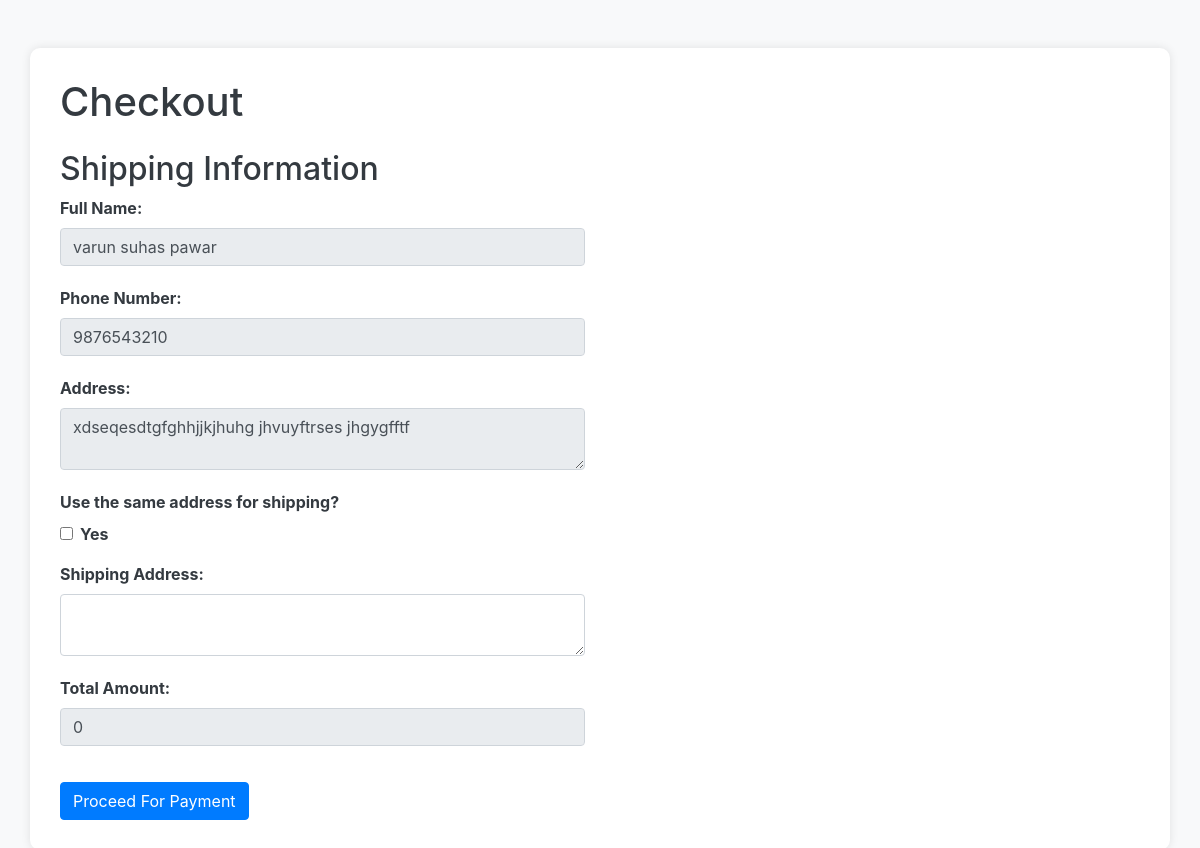
The app's page /proceed.php (signed in) with its own data.
### tables this page shows
CREATE TABLE `users` (
  `user_id` int(11) NOT NULL,
  `username` varchar(255) DEFAULT NULL,
  `email` varchar(255) DEFAULT NULL,
  `password` varchar(255) DEFAULT NULL,
  `full_name` varchar(100) NOT NULL,
  `address` varchar(255) NOT NULL,
  `phone_number` varchar(15) NOT NULL
);

### proceed.php (the view, shortened to what this page needs)
<?php
require_once 'config.php';
$user_id = $_SESSION["id"];
$sql_user = "SELECT full_name, phone_number, address FROM users WHERE user_id = ?";
$stmt_user = $con->prepare($sql_user);
$stmt_user->bind_param("i", $user_id);
$stmt_user->execute();
$result_user = $stmt_user->get_result();
$total_amount = $_SESSION['amount'] ?? 0;
?>
<!DOCTYPE html>
<html lang="en">
<head>
    <link href="https://stackpath.bootstrapcdn.com/bootstrap/4.5.2/css/bootstrap.min.css" rel="stylesheet">
</head>
<body>
   <div class="container mt-5">
    <h1 class="mb-4">Checkout</h1>
    <form action="<?php echo htmlspecialchars($_SERVER["PHP_SELF"]); ?>" method="POST" action="">
        <div class="row">
            <div class="col-md-6">
                <h2>Shipping Information</h2>
                <?php if ($row_user = $result_user->fetch_assoc()) : ?>
                <div class="form-group">
                    <label>Full Name:</label>
                    <input type="text" class="form-control" name="fullname" value="<?php echo $row_user['full_name']; ?>" readonly>
                </div>
                <div class="form-group">
                    <label>Phone Number:</label>
                    <input type="tel" class="form-control" name="phone" value="<?php echo $row_user['phone_number']; ?>" readonly>
                </div>
                <div class="form-group">
                    <label>Address:</label>
                    <textarea class="form-control" name="address" readonly><?php echo $row_user['address']; ?></textarea>
                </div>
                <?php endif; ?>
                <div class="form-group">
                    <label>Use the same address for shipping?</label>
                    <div class="form-check">
                        <input class="form-check-input" type="checkbox" id="same_address_checkbox" name="same_address_checkbox" onchange="showShippingAddress()">
                        <label class="form-check-label" for="same_address_checkbox">Yes</label>
                    </div>
                </div>
                <div class="form-group" id="shipping_address_group" style="display: block;">
                    <label>Shipping Address:</label>
                    <textarea class="form-control" name="shipping_address"  id="shippingAddressTextarea"required ></textarea>
                </div>
                <div class="form-group">
                    <label>Total Amount:</label>
                    <input type="text" class="form-control" name="total_amount" value="<?php echo $total_amount; ?>" readonly>
                </div>
            </div>
        </div>
        <button type="submit" class="btn btn-primary mt-3">Proceed For Payment</button>
    </form>
</div>
</body>
</html>

### proceed.php (style rules this page uses)
body { background-color: #f8f9fa; }
.container { background-color: #ffffff; padding: 30px; border-radius: 10px; box-shadow: 0 0 10px rgba(0, 0, 0, 0.1); }
h1, h2 { color: #343a40; }
label { color: #343a40; font-weight: bold; }
.form-control { margin-bottom: 20px; }
button { background-color: #007bff; color: #ffffff; border: none; }

### records on screen
users: fullname "varun suhas pawar", phone "9876543210", address "xdseqesdtgfghhjjkjhuhg jhvuyftrses jhgygfftf"
